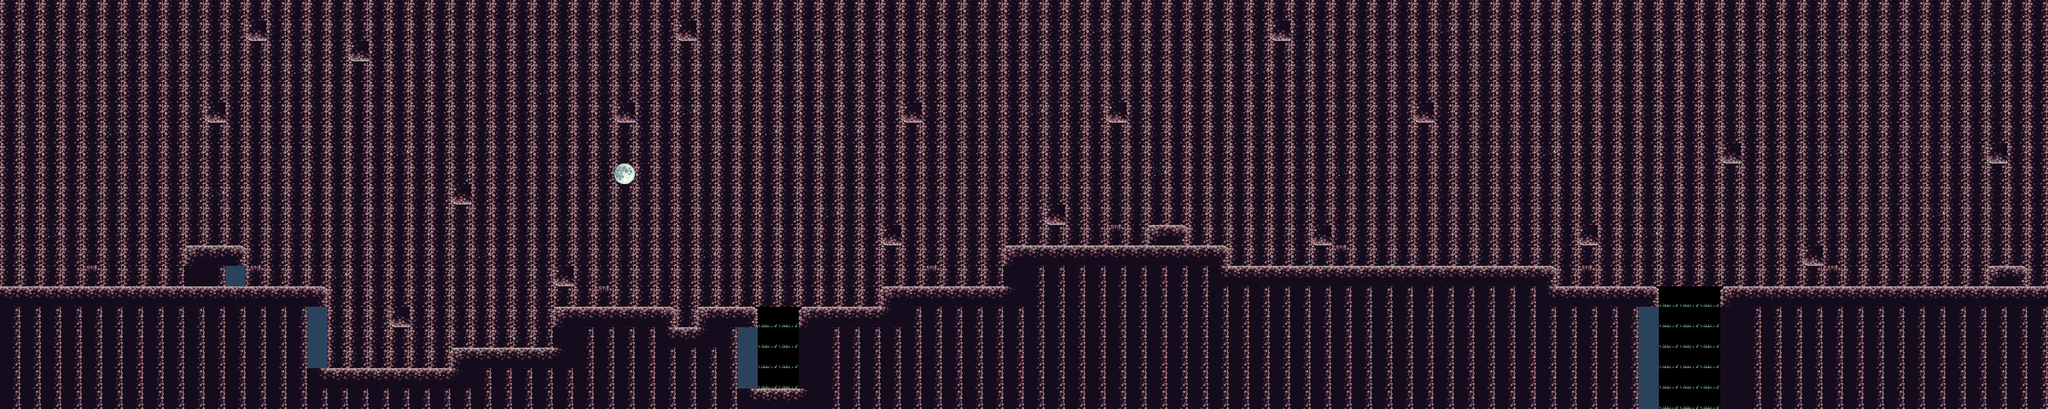

A 2D game scene composited from a Tiled map and its tileset images. What follows is a short description and the map's XML, with each tile layer's data collapsed to a summary:
An orthogonal 100x20 tile map with 32x32 px tiles, 4 tile layers (C4, C3, C2, C1) and 43 objects (l3d1, l3d2).

<map version="1.2" tiledversion="1.3.5" orientation="orthogonal" renderorder="right-down" width="100" height="20" tilewidth="32" tileheight="32" infinite="0" nextlayerid="11" nextobjectid="85">
 <tileset firstgid="1" source="Tiles.tsx" />
 <layer id="10" name="C4" width="100" height="20">
  <data>[2000 cells, 2000 non-empty, 3 distinct tile ids]</data>
 </layer>
 <objectgroup id="9" name="death">
  <object id="62" x="2592" y="640" width="96" />
  <object id="63" x="2144" y="400" width="96" height="16" />
  <object id="64" x="1184" y="592" width="64" height="16" />
 </objectgroup>
 <objectgroup id="8" name="O1">
  <object id="37" x="0" y="448" width="512" height="32" />
  <object id="42" x="480" y="480" width="32" height="128" />
  <object id="43" x="512" y="576" width="224" height="32" />
  <object id="44" x="704" y="544" width="192" height="32" />
  <object id="45" x="864" y="480" width="32" height="64" />
  <object id="46" x="896" y="480" width="160" height="32" />
  <object id="47" x="1024" y="512" width="96" height="32" />
  <object id="48" x="1088" y="480" width="96" height="32" />
  <object id="49" x="1152" y="512" width="32" height="128" />
  <object id="50" x="1184" y="608" width="96" height="32" />
  <object id="51" x="1248" y="480" width="32" height="128" />
  <object id="52" x="1280" y="480" width="128" height="32" />
  <object id="53" x="1376" y="448" width="224" height="32" />
  <object id="54" x="1568" y="384" width="32" height="64" />
  <object id="55" x="1600" y="384" width="320" height="32" />
  <object id="57" x="1888" y="416" width="544" height="32" />
  <object id="58" x="2400" y="448" width="192" height="32" />
  <object id="59" x="2560" y="480" width="32" height="160" />
  <object id="60" x="2688" y="448" width="32" height="192" />
  <object id="61" x="2720" y="448" width="480" height="32" />
 </objectgroup>
 <objectgroup id="7" name="enemies">
  <object id="73" x="640" y="544" width="32" height="32" />
  <object id="74" x="960" y="448" width="32" height="32" />
  <object id="75" x="1312" y="448" width="32" height="32" />
  <object id="76" x="1472" y="416" width="32" height="32" />
  <object id="77" x="1632" y="352" width="32" height="32" />
  <object id="78" x="1984" y="384" width="32" height="32" />
  <object id="79" x="2304" y="384" width="32" height="32" />
  <object id="80" x="2496" y="416" width="32" height="32" />
  <object id="81" x="2784" y="416" width="32" height="32" />
  <object id="82" x="2912" y="416" width="32" height="32" />
  <object id="83" x="3008" y="416" width="32" height="32" />
 </objectgroup>
 <objectgroup id="6" name="end">
  <object id="66" x="3200" y="0" height="448" />
 </objectgroup>
 <objectgroup id="5" name="dialogs">
  <object id="65" name="l3d1" x="32" y="448" width="352" />
  <object id="84" name="l3d2" x="3168" y="352" width="32" height="96" />
 </objectgroup>
 <objectgroup id="4" name="hidden">
  <object id="67" x="0" y="0" width="3200" />
  <object id="68" x="0" y="0" height="640" />
  <object id="69" x="0" y="640" width="1152" />
  <object id="70" x="1280" y="640" width="1280" />
  <object id="71" x="2720" y="640" width="480" />
  <object id="72" x="3200" y="480" height="160" />
 </objectgroup>
 <layer id="3" name="C3" width="100" height="20">
  <data>[2000 cells, 83 non-empty, 9 distinct tile ids]</data>
 </layer>
 <layer id="2" name="C2" width="100" height="20">
  <data>[2000 cells, 129 non-empty, 7 distinct tile ids]</data>
 </layer>
 <layer id="1" name="C1" width="100" height="20">
  <data>[2000 cells, 21 non-empty, 4 distinct tile ids]</data>
 </layer>
</map>